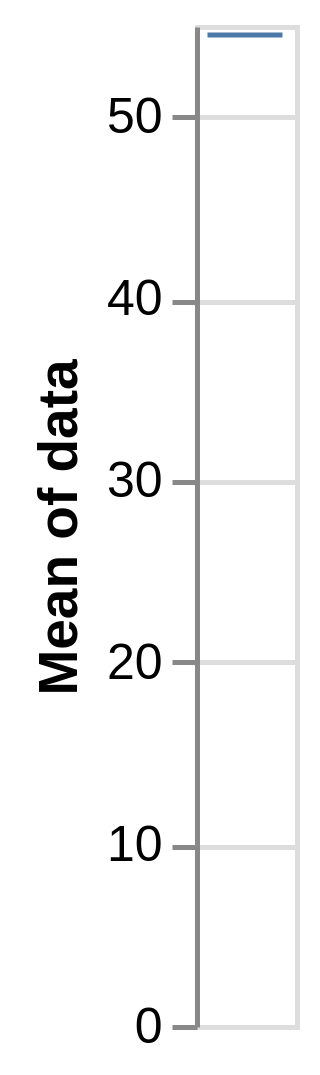

Write a Vega-Lite specification for this figure.
### Vega specification from a JSON file in a GitHub repository (floating-point values rounded to 4 significant figures)
{"$schema": "https://vega.github.io/schema/vega/v5.json", "background": "white", "padding": 5, "width": 20, "height": 200, "style": "cell", "data": [{"name": "source_0", "values": [28, 55, 28, 91, 81, 55, 19, 81, 52]}, {"name": "data_0", "source": "source_0", "transform": [{"type": "aggregate", "groupby": [], "ops": ["mean"], "fields": ["data"], "as": ["mean_data"]}, {"type": "filter", "expr": "isValid(datum[\"mean_data\"]) && isFinite(+datum[\"mean_data\"])"}]}], "marks": [{"name": "marks", "type": "rect", "style": ["tick"], "from": {"data": "data_0"}, "encode": {"update": {"fill": {"value": "#4c78a8"}, "tooltip": {"signal": "format(datum[\"mean_data\"], \"\")"}, "ariaRoleDescription": {"value": "tick"}, "description": {"signal": "\"Mean of data: \" + (format(datum[\"mean_data\"], \"\"))"}, "xc": {"signal": "width", "mult": 0.5}, "yc": {"scale": "y", "field": "mean_data"}, "width": {"signal": "(1 - 0.25) * width"}, "height": {"value": 1}}}}], "scales": [{"name": "y", "type": "linear", "domain": {"data": "data_0", "field": "mean_data"}, "range": [{"signal": "height"}, 0], "nice": true, "zero": true}], "axes": [{"scale": "y", "orient": "left", "grid": true, "tickCount": {"signal": "ceil(height/40)"}, "domain": false, "labels": false, "aria": false, "maxExtent": 0, "minExtent": 0, "ticks": false, "zindex": 0}, {"scale": "y", "orient": "left", "grid": false, "title": "Mean of data", "labelOverlap": true, "tickCount": {"signal": "ceil(height/40)"}, "zindex": 0}]}
